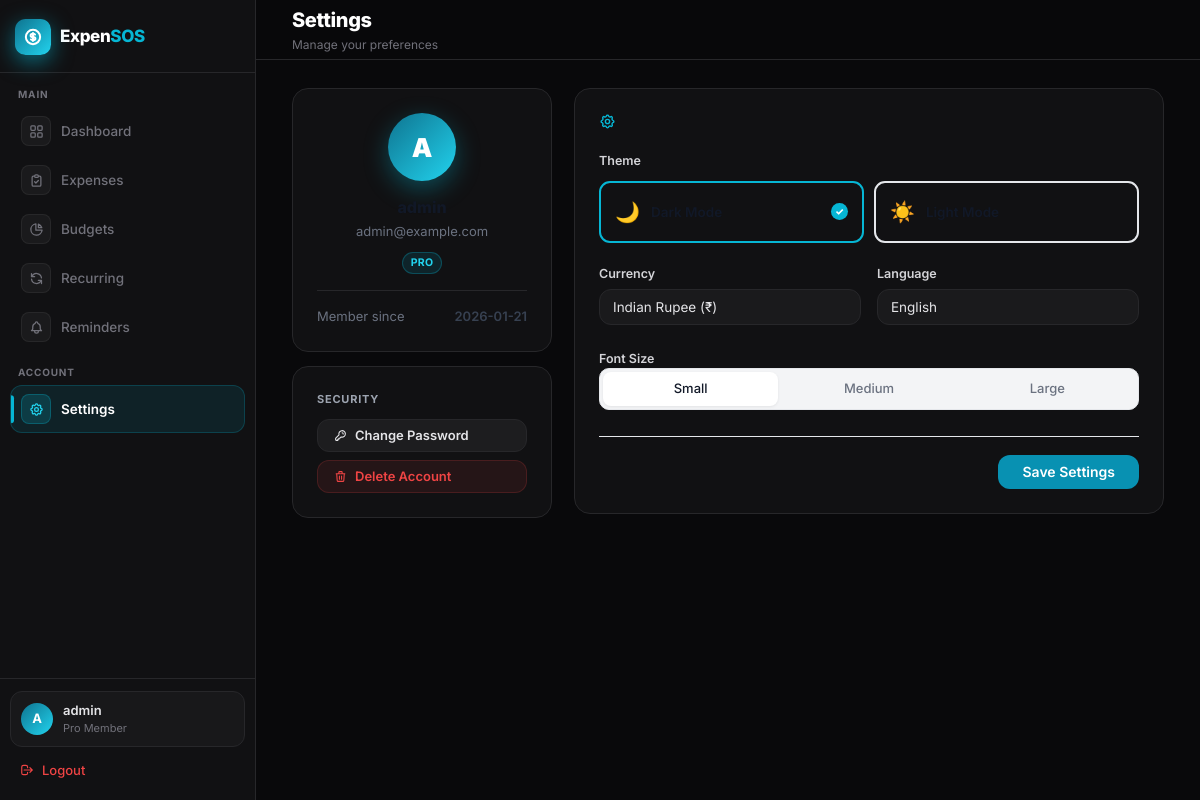
The app's page /settings (signed in) with its own data.
### tables this page shows
CREATE TABLE users (
        id INTEGER PRIMARY KEY AUTOINCREMENT,
        username TEXT NOT NULL UNIQUE,
        email TEXT NOT NULL UNIQUE,
        password_hash TEXT NOT NULL,
        created_at TEXT NOT NULL
    , otp TEXT, otp_expiry TEXT, is_verified INTEGER DEFAULT 0, mobile TEXT);

CREATE TABLE user_settings (
        id INTEGER PRIMARY KEY AUTOINCREMENT,
        user_id INTEGER,
        currency TEXT DEFAULT '₹',
        theme TEXT DEFAULT 'dark', language TEXT DEFAULT 'en', font_size TEXT DEFAULT 'medium',
        FOREIGN KEY (user_id) REFERENCES users(id)
    );

### backend/app.py (the view)
@app.route("/settings")
@login_required
def settings():
    user_id = get_current_user_id()
    settings = get_user_settings(user_id)
    conn = get_db_connection()
    user = conn.execute("SELECT * FROM users WHERE id = ?", (user_id,)).fetchone()
    conn.close()
    currencies = [
        ('₹', 'Indian Rupee (₹)'),
        ('$', 'US Dollar ($)'),
        ('€', 'Euro (€)'),
        ('£', 'British Pound (£)'),
        ('¥', 'Japanese Yen (¥)'),
        ('₿', 'Bitcoin (₿)')
    ]
    languages = [
        ('en', 'English'),
        ('hi', 'हिंदी (Hindi)'),
        ('te', 'తెలుగు (Telugu)')
    ]
    font_sizes = [
        ('small', 'Small'),
        ('medium', 'Medium'),
        ('large', 'Large')
    ]
    return render_template("settings.html", settings=settings, user=user,
                         currencies=currencies, languages=languages, font_sizes=font_sizes)

### backend/app.py (called while the page is built)
def get_db_connection():
    conn = sqlite3.connect(DB_PATH)
    conn.row_factory = sqlite3.Row
    return conn

def login_required(f):
    @wraps(f)
    def decorated_function(*args, **kwargs):
        if 'user_id' not in session:
            flash("Please log in to access this page.", "error")
            return redirect(url_for('login'))
        return f(*args, **kwargs)
    return decorated_function

def get_current_user_id():
    return session.get('user_id', 1)

@app.context_processor
def inject_settings():
    user_id = get_current_user_id()
    settings = get_user_settings(user_id)
    lang = settings.get('language', 'en')
    return {
        'currency': settings.get('currency', '₹'),
        'theme': settings.get('theme', 'dark'),
        'language': lang,
        'font_size': settings.get('font_size', 'medium'),
        'logged_in': 'user_id' in session,
        'username': session.get('username', 'Guest'),
        't': get_translations_dict(lang)
    }

### backend/database.py (called while the page is built)
def get_user_settings(user_id):
    conn = sqlite3.connect(DB_NAME)
    conn.row_factory = sqlite3.Row
    cursor = conn.cursor()
    settings = cursor.execute(
        "SELECT * FROM user_settings WHERE user_id = ?", (user_id,)
    ).fetchone()
    conn.close()
    if settings:
        return dict(settings)
    return {'currency': '₹', 'theme': 'dark', 'language': 'en', 'font_size': 'medium'}

### backend/translations.py (called while the page is built)
def get_translations_dict(lang):
    if lang in translations:
        return translations[lang]
    return translations['en']

### frontend/templates/settings.html (shortened to what this page needs)
{% extends "base.html" %}
{% block header_title %}{{ t.settings }}{% endblock %}
{% block header_subtitle %}Manage your preferences{% endblock %}
{% block content %}
<div style="display:grid;grid-template-columns:260px 1fr;gap:22px;align-items:start">
    <div style="display:flex;flex-direction:column;gap:14px;position:sticky;top:76px">
        <div class="card card-p" style="text-align:center">
            <div
                style="width:68px;height:68px;border-radius:50%;background:linear-gradient(135deg,var(--brand-700),var(--brand-400));display:flex;align-items:center;justify-content:center;font-size:26px;font-weight:900;color:#fff;margin:0 auto 14px;box-shadow:0 8px 24px rgba(6,182,212,.35)">
                {{ user.username[:1]|upper }}
            </div>
            <div style="font-size:16px;font-weight:800;color:var(--gray-900);margin-bottom:3px">{{ user.username }}
            </div>
            <div style="font-size:13px;color:var(--gray-500)">{{ user.email }}</div>
            <span class="badge badge-cyan" style="margin:10px auto 0;display:inline-flex">PRO</span>
            <div class="divider"></div>
            <div style="text-align:left;font-size:13px">
                <div style="display:flex;justify-content:space-between">
                    <span style="color:var(--gray-500)">Member since</span>
                    <span style="font-weight:600;color:var(--gray-700)">{{ user.created_at[:10] }}</span>
                </div>
            </div>
        </div>
        <div class="card card-p">
            <div
                style="font-size:11px;font-weight:700;letter-spacing:.07em;text-transform:uppercase;color:var(--gray-400);margin-bottom:12px">
                Security</div>
            <button type="button" class="btn btn-secondary btn-full"
                style="justify-content:flex-start;gap:8px;margin-bottom:8px">
                <svg width="13" height="13" fill="none" stroke="currentColor" stroke-width="2" viewBox="0 0 24 24">
                    <path stroke-linecap="round" stroke-linejoin="round"
                        d="M15 7a2 2 0 012 2m4 0a6 6 0 01-7.743 5.743L11 17H9v2H7v2H4a1 1 0 01-1-1v-2.586a1 1 0 01.293-.707l5.964-5.964A6 6 0 1121 9z" />
                </svg>
                Change Password
            </button>
            <button type="button" class="btn btn-danger btn-full" style="justify-content:flex-start;gap:8px">
                <svg width="13" height="13" fill="none" stroke="currentColor" stroke-width="2" viewBox="0 0 24 24">
                    <path stroke-linecap="round" stroke-linejoin="round"
                        d="M19 7l-.867 12.142A2 2 0 0116.138 21H7.862a2 2 0 01-1.995-1.858L5 7m5 4v6m4-6v6m1-10V4a1 1 0 00-1-1h-4a1 1 0 00-1 1v3M4 7h16" />
                </svg>
                Delete Account
            </button>
        </div>
    </div>
    <div class="card card-p">
        <div class="card-title" style="margin-bottom:22px;font-size:16px">
        </div>
        <form action="/settings/update" method="POST">
            <div style="margin-bottom:22px">
                <div class="input-label" style="margin-bottom:10px">{{ t.theme if t else 'Theme' }}</div>
                <div style="display:grid;grid-template-columns:1fr 1fr;gap:10px">
                    {% for theme_val, theme_label, theme_icon in [('dark','Dark Mode','🌙'),('light','Light Mode','☀️')]
                    %}
                    <label style="cursor:pointer;display:block">
                        <div class="theme-card"
                            style="padding:14px;border:2px solid {{ 'var(--brand-500)' if settings.theme==theme_val else 'var(--gray-200)' }};border-radius:11px;display:flex;align-items:center;gap:11px;transition:border-color .18s">
                            <span style="font-size:20px">{{ theme_icon }}</span>
                            <div>
                                <div style="font-size:13.5px;font-weight:600;color:var(--gray-900)">{{ theme_label }}
                                </div>
                            </div>
                            {% if settings.theme==theme_val %}
                            <div
                                style="margin-left:auto;width:17px;height:17px;border-radius:50%;background:var(--brand-500);display:flex;align-items:center;justify-content:center;color:#fff;font-size:10px;font-weight:800">
                                ✓</div>
                            {% endif %}
                        </div>
                    </label>
                    {% endfor %}
                </div>
            </div>
            <div class="grid grid-cols-2 gap-4" style="margin-bottom:22px">
                <div class="input-group">
                    <label class="input-label">{{ t.currency }}</label>
                    <select name="currency" class="input select-field">
                        {% for code, name in currencies %}
                        <option value="{{ code }}" {% if settings.currency==code %}selected{% endif %}>{{ name }}
                        </option>
                        {% endfor %}
                    </select>
                </div>
                <div class="input-group">
                    <label class="input-label">{{ t.language }}</label>
                    <select name="language" class="input select-field">
                        {% for code, name in languages %}
                        <option value="{{ code }}" {% if settings.language==code %}selected{% endif %}>{{ name }}
                        </option>
                        {% endfor %}
                    </select>
                </div>
            </div>
            <div style="margin-bottom:26px">
                <label class="input-label" style="margin-bottom:9px">{{ t.font_size if t else 'Font Size' }}</label>
                <div
                    style="display:flex;background:var(--gray-100);padding:3px;border-radius:10px;border:1px solid var(--gray-200);gap:3px">
                    {% for code, name in font_sizes %}
                    <label style="flex:1;cursor:pointer">
                        <div
                            style="padding:7px;border-radius:8px;text-align:center;font-size:13px;font-weight:500;color:var(--gray-500);transition:all .15s;{{ 'background:#fff;color:var(--gray-900);box-shadow:0 1px 3px rgba(0,0,0,.07);' if settings.font_size==code else '' }}">
                            {{ name }}</div>
                    </label>
                    {% endfor %}
                </div>
            </div>
            <div style="border-top:1px solid var(--gray-200);padding-top:18px;display:flex;justify-content:flex-end">
                <button type="submit" class="btn btn-primary" style="padding:10px 24px;font-size:14px">{{
                    t.save_settings }}</button>
            </div>
        </form>
    </div>
</div>
{% endblock %}

### frontend/templates/base.html (shortened to what this page needs)
<!DOCTYPE html>
<html lang="{{ language }}" class="dark">
<head>
</head>
<body data-theme="{{ theme }}" data-fontsize="{{ font_size }}">
    <div class="app-shell">
        <aside id="sidebar" class="sidebar">
            <a href="/" class="sidebar-logo">
                <div class="logo-mark">
                </div>
                <span class="logo-name">Expen<em>SOS</em></span>
            </a>
            <nav class="sidebar-nav">
                <div class="nav-section">Main</div>
                <a href="/" class="nav-link {% if request.path == '/' %}active{% endif %}">
                    <div class="nav-icon">
                        <svg width="15" height="15" fill="none" stroke="currentColor" stroke-width="2"
                            viewBox="0 0 24 24">
                            <rect x="3" y="3" width="7" height="7" rx="1.5" />
                            <rect x="14" y="3" width="7" height="7" rx="1.5" />
                            <rect x="3" y="14" width="7" height="7" rx="1.5" />
                            <rect x="14" y="14" width="7" height="7" rx="1.5" />
                        </svg>
                    </div>
                    {{ t.dashboard }}
                </a>
                <a href="/expenses" class="nav-link {% if request.path == '/expenses' %}active{% endif %}">
                    <div class="nav-icon">
                        <svg width="15" height="15" fill="none" stroke="currentColor" stroke-width="2"
                            viewBox="0 0 24 24">
                            <path stroke-linecap="round" stroke-linejoin="round"
                                d="M9 5H7a2 2 0 00-2 2v12a2 2 0 002 2h10a2 2 0 002-2V7a2 2 0 00-2-2h-2M9 5a2 2 0 002 2h2a2 2 0 002-2M9 5a2 2 0 012-2h2a2 2 0 012 2m-6 9l2 2 4-4" />
                        </svg>
                    </div>
                    {{ t.expenses }}
                </a>
                <a href="/budgets" class="nav-link {% if request.path == '/budgets' %}active{% endif %}">
                    <div class="nav-icon">
                        <svg width="15" height="15" fill="none" stroke="currentColor" stroke-width="2"
                            viewBox="0 0 24 24">
                            <path stroke-linecap="round" stroke-linejoin="round"
                                d="M11 3.055A9.001 9.001 0 1020.945 13H11V3.055z" />
                            <path stroke-linecap="round" stroke-linejoin="round"
                                d="M20.488 9H15V3.512A9.025 9.025 0 0120.488 9z" />
                        </svg>
                    </div>
                    {{ t.budgets }}
                </a>
                <a href="/recurring" class="nav-link {% if request.path == '/recurring' %}active{% endif %}">
                    <div class="nav-icon">
                        <svg width="15" height="15" fill="none" stroke="currentColor" stroke-width="2"
                            viewBox="0 0 24 24">
                            <path stroke-linecap="round" stroke-linejoin="round"
                                d="M4 4v5h.582m15.356 2A8.001 8.001 0 004.582 9m0 0H9m11 11v-5h-.581m0 0a8.003 8.003 0 01-15.357-2m15.357 2H15" />
                        </svg>
                    </div>
                    {{ t.recurring }}
                </a>
                <a href="/reminders" class="nav-link {% if request.path == '/reminders' %}active{% endif %}">
                    <div class="nav-icon">
                    </div>
                    {{ t.reminders }}
                </a>
                <div class="nav-section">Account</div>
                <a href="/settings" class="nav-link {% if request.path == '/settings' %}active{% endif %}">
                    <div class="nav-icon">
                    </div>
                    {{ t.settings }}
                </a>
            </nav>
            <div class="sidebar-footer">
                <div class="user-card">
                    <div class="user-avatar">{{ session.get('username','U')[:1]|upper }}</div>
                    <div style="min-width:0">
                        <div class="user-name" style="overflow:hidden;text-overflow:ellipsis;white-space:nowrap">{{
                            session.get('username','Guest') }}</div>
                        <div class="user-role">Pro Member</div>
                    </div>
                </div>
                <a href="/logout" class="logout-link">
                    <svg width="14" height="14" fill="none" stroke="currentColor" stroke-width="2" viewBox="0 0 24 24">
                        <path stroke-linecap="round" stroke-linejoin="round"
                            d="M17 16l4-4m0 0l-4-4m4 4H7m6 4v1a3 3 0 01-3 3H6a3 3 0 01-3-3V7a3 3 0 013-3h4a3 3 0 013 3v1" />
                    </svg>
                    {{ t.logout }}
                </a>
            </div>
        </aside>
        <div class="main-content">
            <header class="topbar">
                <div class="topbar-left">
                    <div>
                        <div class="topbar-title">{% block header_title %}Overview{% endblock %}</div>
                        <div class="topbar-subtitle">{% block header_subtitle %}{% endblock %}</div>
                    </div>
                </div>
            </header>
            <div class="page-body animate-fade-in">
                {% block content %}{% endblock %}
                <div style="height:36px"></div>
            </div>
        </div>
    </div>
</body>
</html>

### records on screen
users: get "admin", username "A", email "admin@example.com", created_at "2026-01-21"
user_settings: theme "dark" (drawn), currency "Indian Rupee (₹)", language "English"

### other values on screen
{{ t.dashboard }} "Dashboard"
{{ t.expenses }} "Expenses"
{{ t.budgets }} "Budgets"
{{ t.recurring }} "Recurring"
{{ t.reminders }} "Reminders"
{{ t.settings }} "Settings"
{{ session.get('username','U')[:1]|upper }} "A"
{{ t.logout }} "Logout"
{{ t.theme if t else 'Theme' }} "Theme"
{{ theme_icon }} "🌙" "☀️"
{{ t.currency }} "Currency"
{{ t.language }} "Language"
{{ t.font_size if t else 'Font Size' }} "Font Size"
{{ name }} "Small" "Medium" "Large"
{{ t.save_settings }} "Save Settings"
